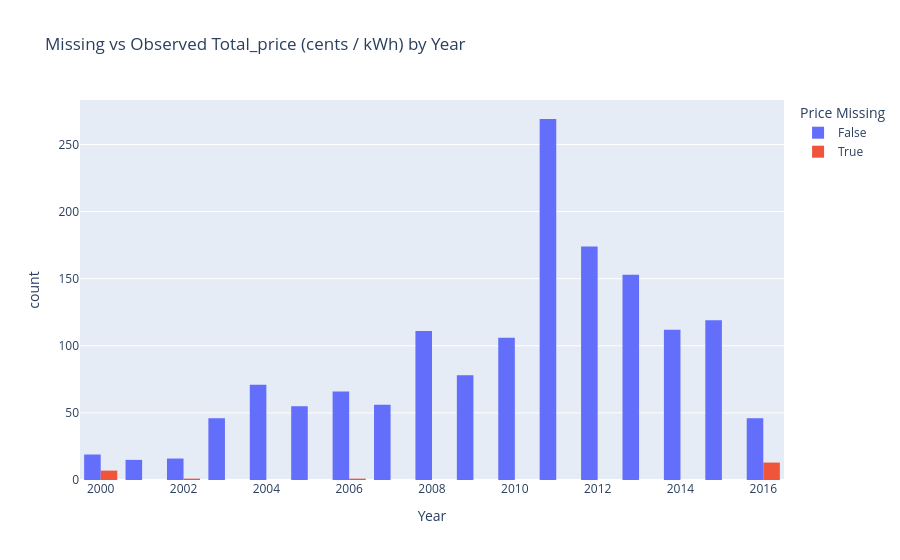

The notebook cell saved with this chart:
### Markdown cell above
The following figure shows the frequency of outage over year conditioned on whether "Total_price (cents / kWh)" is missing.

### Code cell
df_plot = cleaned_df.copy()

df_plot["price_missing"] = df_plot["Total_price (cents / kWh)"].isna()

fig = px.histogram(
    df_plot,
    x="Year",
    color="price_missing",
    barmode="group",
    category_orders={"price_missing": [False, True]},
    labels={"price_missing": "Price Missing"},
    title="Missing vs Observed Total_price (cents / kWh) by Year",
)

fig.show()
# fig.write_html(
#     "/Users/wuyuming/Desktop/proj_4/proj04_page/graph/total_price_missing.html"
# )

### Figure 1 — Plotly figure (JSON) as saved in the notebook; plotly's stock layout.template omitted (floating-point values rounded to 4 significant figures; data arrays with more than 128 entries replaced by an {"elided": "..."} marker saying what was removed)
{"data": [{"alignmentgroup": "True", "bingroup": "x", "hovertemplate": "Price Missing=False<br>Year=%{x}<br>count=%{y}<extra></extra>", "legendgroup": "False", "marker": {"color": "#636efa", "pattern": {"shape": ""}}, "name": "False", "offsetgroup": "False", "orientation": "v", "showlegend": true, "type": "histogram", "x": {"elided": "1512 int values"}, "xaxis": "x", "yaxis": "y"}, {"alignmentgroup": "True", "bingroup": "x", "hovertemplate": "Price Missing=True<br>Year=%{x}<br>count=%{y}<extra></extra>", "legendgroup": "True", "marker": {"color": "#EF553B", "pattern": {"shape": ""}}, "name": "True", "offsetgroup": "True", "orientation": "v", "showlegend": true, "type": "histogram", "x": [2016, 2016, 2016, 2016, 2000, 2000, 2000, 2016, 2016, 2016, 2016, 2000, 2016, 2000, 2016, 2000, 2016, 2002, 2016, 2016, 2006, 2000], "xaxis": "x", "yaxis": "y"}], "layout": {"barmode": "group", "legend": {"title": {"text": "Price Missing"}, "tracegroupgap": 0}, "title": {"text": "Missing vs Observed Total_price (cents / kWh) by Year"}, "xaxis": {"anchor": "y", "domain": [0, 1], "title": {"text": "Year"}}, "yaxis": {"anchor": "x", "domain": [0, 1], "title": {"text": "count"}}}}
